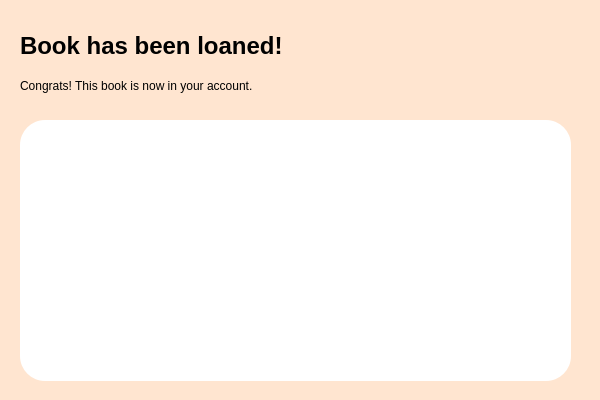
<?xml version="1.0" encoding="UTF-8"?>
<ui version="4.0">
 <class>LoanedBookNotification</class>
 <widget class="QDialog" name="LoanedBookNotification">
  <property name="geometry">
   <rect>
    <x>0</x>
    <y>0</y>
    <width>600</width>
    <height>400</height>
   </rect>
  </property>
  <property name="windowTitle">
   <string>Dialog</string>
  </property>
  <property name="styleSheet">
   <string notr="true">QDialog{
	background: #FFE5D0;
	font-family: Montserrat;
}

QLineEdit {
	border: 1px solid;
	border-radius: 15px;
	border-color: #e5e5e5;
	background-color: palette(base);
	padding: 0px 5px;
	font-size: 13px;
}

QPushButton {
	border-radius: 15px; 
	font-size: 13px;
	height: 31px; 
}</string>
  </property>
  <widget class="QLabel" name="pageTitle">
   <property name="geometry">
    <rect>
     <x>20</x>
     <y>20</y>
     <width>441</width>
     <height>51</height>
    </rect>
   </property>
   <property name="styleSheet">
    <string notr="true">QLabel{
	font-size: 24px;
	font-weight: bold;
}</string>
   </property>
   <property name="text">
    <string>Book has been loaned!</string>
   </property>
  </widget>
  <widget class="QLabel" name="pageDesc">
   <property name="geometry">
    <rect>
     <x>20</x>
     <y>60</y>
     <width>511</width>
     <height>51</height>
    </rect>
   </property>
   <property name="text">
    <string>Congrats! This book is now in your account.</string>
   </property>
  </widget>
  <widget class="QListWidget" name="listWidget">
   <property name="geometry">
    <rect>
     <x>20</x>
     <y>120</y>
     <width>551</width>
     <height>261</height>
    </rect>
   </property>
   <property name="styleSheet">
    <string notr="true">QListWidget{
	border-radius: 25px;
	background: rgb(255, 255, 255);
}</string>
   </property>
  </widget>
 </widget>
 <resources/>
 <connections/>
</ui>
